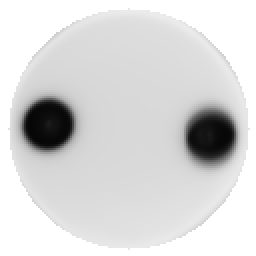
#> input picture processed_data/templates/1.png, 128 x 128 px, found by its file name (shown 2 times larger); its folder holds only this picture in this run
$ jupyter execute --allow-errors class-reduction.ipynb
#> lines starting #> are read from the running program, lines starting #| are printed output that depends on the picture; after the words box and inside, x2 and y2 are one past the last pixel; in counts of white or black regions, pixels touching at a corner belong together; pictures that were not available may be replaced by others from this repository, and a replacement may not be noted
[cell 1]
import cv2
import os
import random
import numpy as np
import time
import pickle

[cell 2]
# hyper-parameters
ROOT_FOLDER = "..\.."
DATA_FOLDER = os.path.join(ROOT_FOLDER, "data")
TRAIN_FOLDER = os.path.join(DATA_FOLDER, "train_set")
TEST_FOLDER = os.path.join(DATA_FOLDER, "test_set")
PROCESSED_DATA = os.path.join(ROOT_FOLDER, 'processed_data')
TEMPLATE_FOLDER = os.path.join(PROCESSED_DATA, 'templates')

[cell 3]
# functions
def rotate_image(image, angle):
    """
    rotate an image by a given angle

    :angle: angle in degrees
    :return: rotated image
    """

    image_center = tuple(np.array(image.shape[1::-1]) / 2)
    rot_mat = cv2.getRotationMatrix2D(image_center, angle, 1.0)
    result = cv2.warpAffine(image, rot_mat, image.shape[1::-1], flags=cv2.INTER_LINEAR)

    return result

def count_pixels_by_side(image, threshold, debug_mode = False):
    """
    cutting an image in 2 and counting the pixels above a certain value on either side of the
    cut

    :image: image as a numpy array
    :debug_mode: flag that selects the return type
    :threshold: int value representing threshold for counting pixels
    :return: top and bottom image if debug mode on, top and bottom pixel count.
    """

    top_pixel_dark = 0
    bottom_pixel_dark = 0

    top_half = image[
        0:int(image.shape[0]/2),
        0:image.shape[1]
        ]
    bottom_half = image[
        int(image.shape[0]/2):image.shape[0],
        0:image.shape[1]
        ]

    top_pixel_dark = (top_half < threshold).sum()
    bottom_pixel_dark = (bottom_half < threshold).sum()

    if debug_mode:
        return top_half, bottom_half, top_pixel_dark, bottom_pixel_dark

    return None, None, bottom_pixel_dark, top_pixel_dark

def split_image(image, debug_mode = False):
    """
    cutting an image in 2

    :image: image as a numpy array
    :debug_mode: flag that selects the return type
    :return: left and right image
    """

    left_half = image[
        0:image.shape[0],
        0:int(image.shape[1]/2)
        ]
    right_half = image[
        0:image.shape[0],
        int(image.shape[1]/2):image.shape[1]
        ]

    return left_half, right_half

def find_diagonal(image, threshold, debug_mode = False):
    """
    finds the diagonal that contains the most valus above a threshold and returns
    the count of values above the threshold

    :image: image as a numpy array
    :debug_mode: flag that selects the return type
    :threshold: int value representing threshold for counting pixels
    :return: the count of pixels above threshold on the halfway line
    """

    halfway_line = int(image.shape[0]/2)
    return (image[halfway_line] < threshold).sum()

[cell 4]
def make_template(category = "00", categories = None, processed_data = True):
    """
    Function that takes all the images per category and makes a template out of them.

    :category: string name of the subfolder to make a template from
    :categories: list containing multiple string names of subfolder, None if not used
    :return: a 128x128 array that represents the mean values of all the images in each subfolder
    """

    if processed_data:
        data_folder = PROCESSED_DATA
    else:
        data_folder = DATA_FOLDER

    if categories:

        filepaths = []
        for x in categories:
            files = []
            # get the correct folder and filenames of each category
            train_data = os.path.join(data_folder, 'train_set')
            folder = os.path.join(train_data, x)
            filenames = os.listdir(folder)
            files = ([file for file in filenames if ".png" in file])

            for file in files:
                file_path = os.path.join(folder, file)
                filepaths.append(file_path)

    else:
        # get the correct folder and filenames
        train_data = os.path.join(data_folder, 'train_set')
        folder = os.path.join(train_data, category)
        filenames = os.listdir(folder)
        files = [file for file in filenames if ".png" in file]

        # generate a list of each file's relative path
        filepaths = []
        for file in files:
            file_path = os.path.join(folder, file)
            filepaths.append(file_path)

    # read these images in one by one as a numpy array and average them.
    images = np.array([np.array(cv2.imread(fname, cv2.IMREAD_GRAYSCALE)) for fname in filepaths])
    arr = np.array(np.mean(images, axis=(0)), dtype=np.uint8)

    return arr

[cell 5]
def rotate_one_per_class(threshold):
    """
    method that applies rotation to one random dice sample per category. Doesn't return anything but shows
    the image instead.

    :threshold: value that is used for the threshold of the dark pixels
    """
    # we are looping through each dice category
    all_types = os.listdir(TRAIN_FOLDER)
    for the_type in all_types[11:12]:

        # get the folder name, all filenames inside it, and make a list of all the image files inside
        folder = os.path.join(TRAIN_FOLDER, the_type)
        filenames = os.listdir(folder)
        files = [file for file in filenames if ".png" in file]

        # select a random file from the folder
        random_file = random.sample(files, 1)
        random_file_path = os.path.join(folder,random_file[0] )

        # read it in openCV
        img = cv2.imread(random_file_path, cv2.IMREAD_GRAYSCALE)
        copy = img.copy()

        # in order to crop a circle from the image, a mask is made with the same dimensions as the input
        height,width = img.shape
        mask = np.zeros((height,width), np.uint8)

        # When you apply a mask, the area that's cropped is colored black, which conflicts with our detection of
        # dark pixels, so we invert the image.
        img = cv2.bitwise_not(img)

        # we create a circular mask and apply it to the image
        circle_img = cv2.circle(mask,(64,64),60,(255,255,255),thickness=-1)
        masked_data = cv2.bitwise_and(img, img, mask=circle_img)

        # now we have te reinvert the image to get back the normal scale
        masked_data = cv2.bitwise_not(masked_data)
        img = cv2.bitwise_not(img)

        # array that holds information of each angle.
        count_per_diagonal = []

        # hardcode the right side of the image
        right = np.full((128, 64), 255)

        for angle in range(360):
            # image is rotated for each angle in a 360° circle
            rotated_img = rotate_image(masked_data, angle)

            if angle % 10 == 0:
                example_img = rotated_img.copy()

                x1 = 0
                y1 = int(example_img.shape[1]/2)

                x2 = example_img.shape[1]
                y2 = int(example_img.shape[1]/2)

                line_thickness = 2
                cv2.line(example_img, (x1, y1), (x2, y2), (0, 255, 0), thickness=line_thickness)

                cv2.imwrite("../../visuals/" + str(the_type) + "-" + str(angle) + ".png", np.hstack([masked_data, example_img]))

            # it splitted in to a left and a right side
            left, _ = split_image(rotated_img)
            half = np.hstack([left, right]).astype(np.uint8)

            # trying to build in a hierarchy towards one side, this should get all the faktion
            # logos to run on 1 side only.
            _,_,top, bottom = count_pixels_by_side(half, threshold=threshold, debug_mode=True)
            if top > bottom:
                count_per_diagonal.append(0)
            else:
                # we apply a function that counts the amount of dark pixels it crosses.
                diff_left = find_diagonal(half, threshold = threshold, debug_mode=False)

                count_per_diagonal.append(diff_left)

        index = count_per_diagonal.index(max(count_per_diagonal))
        img = rotate_image(img, index)

        img = cv2.bitwise_not(img)
        # we create a circular mask and apply it to the image
        circle_img = cv2.circle(mask,(64,64),60,(255,255,255),thickness=-1)
        masked_data = cv2.bitwise_and(img, img, mask=circle_img)

        # now we have te reinvert the image to get back the normal scale
        masked_data = cv2.bitwise_not(masked_data)
        example_masked_data = masked_data.copy()

        x1 = 0
        y1 = int(example_masked_data.shape[1]/2)

        x2 = example_masked_data.shape[1]
        y2 = int(example_masked_data.shape[1]/2)

        line_thickness = 2
        cv2.line(example_masked_data, (x1, y1), (x2, y2), (0, 255, 0), thickness=line_thickness)

        for x in range(20):

            cv2.imwrite("../../visuals/" + str(the_type) + "-" + "cropped" + "-" + str(x) + ".png", np.hstack([masked_data, example_masked_data]))


        #cv2.imshow("output", half)
        cv2.imshow("output", np.hstack([copy, masked_data]))
        cv2.waitKey(0)
        cv2.destroyAllWindows()

[cell 6]
rotate_one_per_class(75)

[cell 7]
def rotate_all_dice(threshold, train=True):
    """
    method that applies rotation to all the dice

    :threshold: value that is used for the threshold of the dark pixels
    """
#> called with threshold = 75, train = False

    if train:
        source_folder = TRAIN_FOLDER
        dest_folder = 'train_set'
    else:
        source_folder = TEST_FOLDER
        dest_folder = 'test_set'

    # we are looping through each dice category
    all_types = os.listdir(source_folder)
    for the_type in all_types:

        # get the folder name, all filenames inside it, and make a list of all the image files inside
        folder = os.path.join(source_folder, the_type)
        filenames = os.listdir(folder)
        files = [file for file in filenames if ".png" in file]

        for file in files:

            file_path_read = os.path.join(folder, file)

            # read it in openCV
            img = cv2.imread(file_path_read, cv2.IMREAD_GRAYSCALE)
#> img is the input picture: shape (128, 128); min 6, max 255, mean 216.3
            copy = img.copy()

            # in order to crop a circle from the image, a mask is made with the same dimensions as the input
            height,width = img.shape
#> height = 128; width = 128
            mask = np.zeros((height,width), np.uint8)

            # When you apply a mask, the area that's cropped is colored black, which conflicts with our detection of
            # dark pixels, so we invert the image.
            img = cv2.bitwise_not(img)

            # we create a circular mask and apply it to the image
            circle_img = cv2.circle(mask,(64,64),60,(255,255,255),thickness=-1)
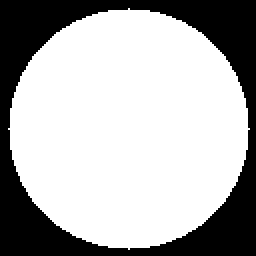
#> mask: shape (128, 128) (shown 2 times larger); 68.9% white; 1 black region, box (x1, y1, x2, y2) and area: (0, 0, 128, 128) 5095
            masked_data = cv2.bitwise_and(img, img, mask=circle_img)

            # now we have te reinvert the image to get back the normal scale
            masked_data = cv2.bitwise_not(masked_data)
            img = cv2.bitwise_not(img)

            # array that holds information of each angle.
            count_per_diagonal = []

            # hardcode the right side of the image
            right = np.full((128, 64), 255)

            for angle in range(360):
                # image is rotated for each angle in a 360° circle
                rotated_img = rotate_image(masked_data, angle)

                # it splitted in to a left and a right side
                left, _ = split_image(rotated_img)
                half = np.hstack([left, right]).astype(np.uint8)

                # trying to build in a hierarchy towards one side, this should get all the faktion
                # logos to run on 1 side only.
                _,_,top, bottom = count_pixels_by_side(half, threshold=threshold)
                if top < bottom:
                    count_per_diagonal.append(0)
                else:
                    # we apply a function that counts the amount of dark pixels it crosses.
                    diff_left = find_diagonal(half, threshold = threshold, debug_mode=False)

                    count_per_diagonal.append(diff_left)
#> this loop made 360 passes
#> (top_pixel_dark in count_pixels_by_side, bottom_pixel_dark in count_pixels_by_side, top, bottom, diff_left) on passes 4 to 15: (319, 337, 337, 319, 24), (332, 385, 385, 332, 24), (345, 433, 433, 345, 24), (362, 478, 478, 362, 24), (372, 525, 525, 372, 24), (382, 569, 569, 382, 23), (397, 613, 613, 397, 23), (405, 651, 651, 405, 23), (415, 690, 690, 415, 22), (423, 726, 726, 423, 21), (431, 763, 763, 431, 20), (446, 799, 799, 446, 20)
#> (top, bottom, diff_left) on passes 61 to 66: (1064, 632, 0), (1052, 621, 0), (1044, 612, 0), (1031, 600, 0), (1017, 589, 0), (1004, 576, 0)
#> pass 1, in split_image, `right_half = image[ 0:image.shape[0], int(image.shape[1]/2):image.shap..`:
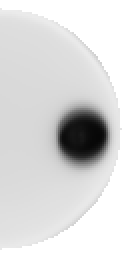
#> right_half: shape (128, 64) (shown 2 times larger); min 7, max 255, mean 217.3
#> pass 1, in rotate_all_dice, `half = np.hstack([left, right]).astype(np.uint8)`:
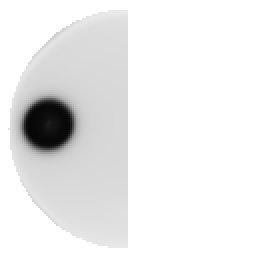
#> half: shape (128, 128) (shown 2 times larger); min 6, max 255, mean 235.1
#> pass 1, in count_pixels_by_side, `top_half = image[ 0:int(image.shape[0]/2), 0:image.shape[1] ]`:
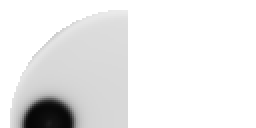
#> top_half: shape (64, 128) (shown 2 times larger); min 6, max 255, mean 234
#> after the loop:
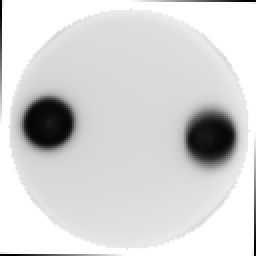
#> rotated_img: shape (128, 128) (shown 2 times larger); min 0, max 255, mean 214.1
#> after the loop, count_per_diagonal = 360 values, max 24 at index 3, min 0 at index 0, mean 1.91

            index = count_per_diagonal.index(max(count_per_diagonal))
#> index = 3
            img = rotate_image(img, index)

            img = cv2.bitwise_not(img)
            # we create a circular mask and apply it to the image
            circle_img = cv2.circle(mask,(64,64),60,(255,255,255),thickness=-1)
            masked_data = cv2.bitwise_and(img, img, mask=circle_img)
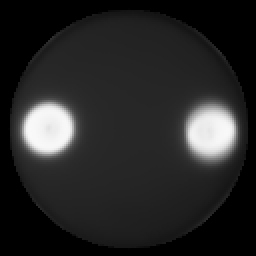
#> masked_data: shape (128, 128) (shown 2 times larger); min 0, max 249, mean 38.6

            # now we have te reinvert the image to get back the normal scale
            masked_data = cv2.bitwise_not(masked_data)


            processed_data = os.path.join(PROCESSED_DATA, dest_folder)
            folder_path = os.path.join(processed_data, the_type)
            file_path = os.path.join(folder_path, file)
            cv2.imwrite(file_path, masked_data)

[cell 8]
rotate_all_dice(75, train=False)

[cell 9]
def rotate_one_dice(threshold, image_path):
    """
    method that applies rotation and processing to one dice

    :image: str path to image
    :threshold: value that is used for the threshold of the dark pixels
    :return: rotated and cropped dice
    """
#> called with threshold = 0.75, image_path = '..\\../processed_data/alber test/1.png'

    # read it in openCV
    img = cv2.imread(image_path, cv2.IMREAD_GRAYSCALE)

    # in order to crop a circle from the image, a mask is made with the same dimensions as the input
    height,width = img.shape
#> height = 128; width = 128
    mask = np.zeros((height,width), np.uint8)

    # When you apply a mask, the area that's cropped is colored black, which conflicts with our detection of
    # dark pixels, so we invert the image.
    img = cv2.bitwise_not(img)

    # we create a circular mask and apply it to the image
    circle_img = cv2.circle(mask,(64,64),60,(255,255,255),thickness=-1)
    masked_data = cv2.bitwise_and(img, img, mask=circle_img)

    # now we have te reinvert the image to get back the normal scale
    masked_data = cv2.bitwise_not(masked_data)
    img = cv2.bitwise_not(img)

    # array that holds information of each angle.
    count_per_diagonal = []

    # hardcode the right side of the image
    right = np.full((128, 64), 255)

    for angle in range(360):
        # image is rotated for each angle in a 360° circle
        rotated_img = rotate_image(masked_data, angle)

        # it splitted in to a left and a right side
        left, _ = split_image(rotated_img)
        half = np.hstack([left, right]).astype(np.uint8)

        # trying to build in a hierarchy towards one side, this should get all the faktion
        # logos to run on 1 side only.
        _,_,top, bottom = count_pixels_by_side(half, threshold=threshold)
        if top < bottom:
            count_per_diagonal.append(0)
        else:
            # we apply a function that counts the amount of dark pixels it crosses.
            diff_left = find_diagonal(half, threshold = threshold, debug_mode=False)

            count_per_diagonal.append(diff_left)
#> this loop made 360 passes
#> (top_pixel_dark in count_pixels_by_side, bottom_pixel_dark in count_pixels_by_side, top, bottom, diff_left) on pass 1: (0, 0, 0, 0, 0)
#> (top_pixel_dark in count_pixels_by_side, bottom_pixel_dark in count_pixels_by_side, top, bottom) on passes 2 to 7: (8, 7, 7, 8), (42, 40, 40, 42), (75, 72, 72, 75), (107, 103, 103, 107), (138, 133, 133, 138), (168, 162, 162, 168)
#> pass 1, in count_pixels_by_side (call 361), `bottom_half = image[ int(image.shape[0]/2):image.shape[0], 0:image.sha..`:
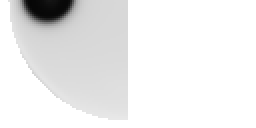
#> bottom_half: shape (64, 128) (shown 2 times larger); min 6, max 255, mean 236.2
#> pass 2, in split_image (call 362), `left_half = image[ 0:image.shape[0], 0:int(image.shape[1]/2) ]`:
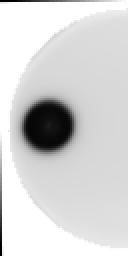
#> left_half: shape (128, 64) (shown 2 times larger); min 0, max 255, mean 213

    index = count_per_diagonal.index(max(count_per_diagonal))
    img = rotate_image(img, index)

    img = cv2.bitwise_not(img)
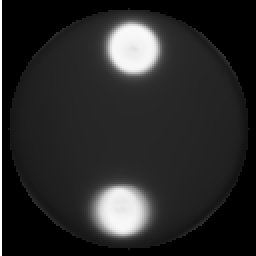
#> img: shape (128, 128) (shown 2 times larger); min 0, max 255, mean 40.7
    # we create a circular mask and apply it to the image
    circle_img = cv2.circle(mask,(64,64),60,(255,255,255),thickness=-1)
    masked_data = cv2.bitwise_and(img, img, mask=circle_img)

    # now we have te reinvert the image to get back the normal scale
    masked_data = cv2.bitwise_not(masked_data)

    #data = np.array(masked_data)
    #preprocessed_data = data/255
    #preprocessed_data = np.expand_dims(preprocessed_data, axis=3)

    return masked_data

[cell 10]
imgs = []

new_data = os.path.join(PROCESSED_DATA, ('alber test'))
proc_data = os.path.join(new_data, ('proc'))
for x in os.listdir(proc_data):
    path = os.path.join(new_data, x)
    imgs.append(rotate_one_dice(0.75, path))

[cell 11]
for idx, x in enumerate(imgs):
    filename = "proc" + str(idx) + ".png"
    cv2.imwrite(filename, x)
#> this loop made 1 pass

[cell 12]
# next step is to calculate the deviance from the templates

def match_template(category, image = None):
    """

    """
#> called with category = '02'
    if not image:
        # get the folder name, all filenames inside it, and make a list of all the image files inside
        train_folder = os.path.join(PROCESSED_DATA, 'train_set')
        folder = os.path.join(train_folder, category)
        filenames = os.listdir(folder)
        files = [file for file in filenames if ".png" in file]

        # select a random file from the folder
        random_file = random.sample(files, 1)
        random_file_path = os.path.join(folder,random_file[0] )

        image = cv2.imread(random_file_path, cv2.IMREAD_GRAYSCALE)

    else:
        image = cv2.imread(image, cv2.IMREAD_GRAYSCALE)

    #load in the appropriate template

    template = cv2.imread(os.path.join(TEMPLATE_FOLDER, str(int(category)) + ".png"), cv2.IMREAD_GRAYSCALE)
    diff = template-image
#> diff: shape (128, 128); every value is 0
    errors = (diff > 220).sum()

    return errors, template, image

[cell 13]
# we are looping through each dice category
all_types = os.listdir(TRAIN_FOLDER)
for the_type in all_types:

    # get the folder name, all filenames inside it, and make a list of all the image files inside
    train_folder = os.path.join(PROCESSED_DATA, 'train_set')
    folder = os.path.join(train_folder, the_type)
    filenames = os.listdir(folder)
    files = [file for file in filenames if ".png" in file]

    # select a random file from the folder
    random_file = random.sample(files, 1)
    random_file_path = os.path.join(folder,random_file[0] )

    errors, temp, img = match_template("02", image = random_file_path)
    print(errors)
#| 0
    if errors < 7000:
        print("no match")
    else:
        print("match")
    cv2.imshow("output", np.hstack([temp, img]))
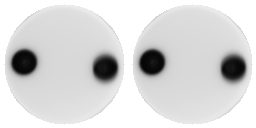
#> window 'output': shape (128, 256); min 6, max 255, mean 216.3
    cv2.waitKey(0)
    cv2.destroyAllWindows()

[cell 14]
# code below generates all the templates
all_types = os.listdir(TRAIN_FOLDER)
template_path = os.path.join(PROCESSED_DATA, 'templates')
for idx, the_type in enumerate(all_types):
    arr = make_template(the_type)
    file_path = os.path.join(template_path, str(idx)) + ".png"
    cv2.imwrite(file_path, arr)

[cell 15]
arr = make_template(categories=["07","08","09","10"])

template_path = os.path.join(PROCESSED_DATA, 'templates')
file_path = os.path.join(template_path, "6" + ".png")
cv2.imwrite(file_path, arr)
#> Out = True

#> (a cell that did not finish here is left out)

[cell 17]
folder = os.path.join(TRAIN_FOLDER, '03')

filenames = os.listdir(folder)

files = [file for file in filenames if ".png" in file]

[cell 18]
# 4 min 12 sec

angles_per_type = {}

for folder_name in os.listdir(TRAIN_FOLDER):

    folder = os.path.join(TRAIN_FOLDER, folder_name)

    try:
        filenames = os.listdir(folder)

        files = [file for file in filenames if ".png" in file]

        best_angles = []

        for file in files:


            file_path = os.path.join(folder,file)

            img = cv2.imread(file_path, cv2.IMREAD_GRAYSCALE)

            angle_per_split = []

            for angle in range(360):

                rotated_img = rotate_image(img, angle)

                difference = find_diagonal(rotated_img, threshold = 200, debug_mode=False)

                count_per_diagonal.append(difference)


            index = count_per_diagonal.index(max(count_per_diagonal))

            angle = index

            best_angles.append(angle)

        angles_per_type[folder_name] = best_angles

    except:
        pass

[cell 19]
with open('best_angles.pickle', 'wb') as handle:
    pickle.dump(angles_per_type, handle, protocol=pickle.HIGHEST_PROTOCOL)

[cell 20]
file = open("best_angles.pickle",'rb')
angles_per_type = pickle.load(file)
file.close()

[cell 21]
keys = list(angles_per_type.keys())

#> (a cell that did not finish here is left out)

[cell 23]
templates = os.listdir(os.path.join(PROCESSED_DATA, "all_templates"))

[cell 24]
os.listdir(TRAIN_FOLDER)

[cell 25]
templates = []

for x in os.listdir(TRAIN_FOLDER):
    templates.append(make_template(x, processed_data=False))

[cell 26]
template_folder = os.path.join(DATA_FOLDER, 'templates')
for idx, template in enumerate(templates):
    template_names = os.listdir(TRAIN_FOLDER)
    file_path = os.path.join(template_folder, template_names[idx] + ".png")
    print(file_path)
#| ..\../data/templates/1.png.png
    cv2.imwrite(file_path, template)
